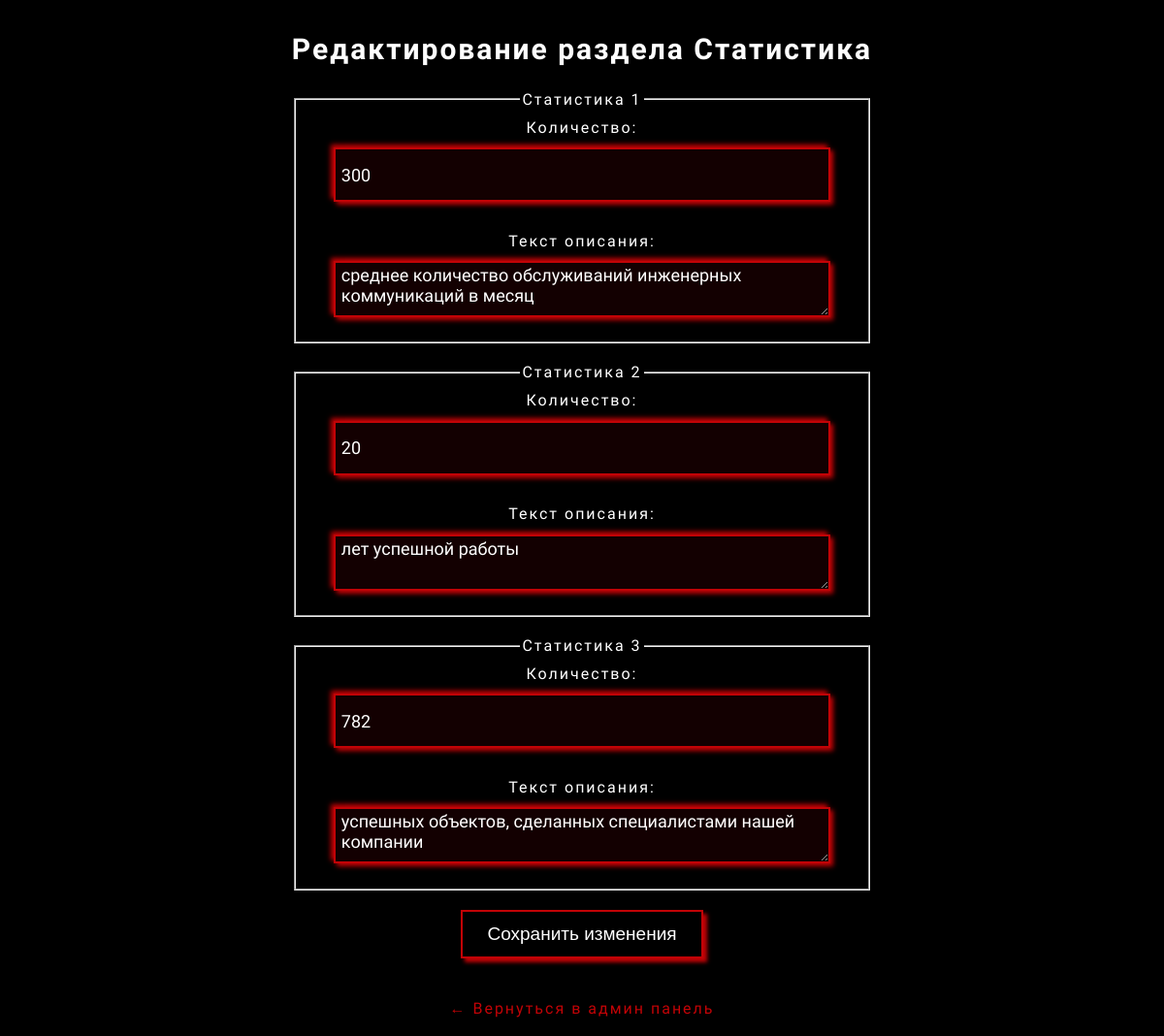
Page /admin/count_stats.php (signed in) on the committed database.
### tables this page shows
CREATE TABLE `count_stats` (
  `id` int(11) NOT NULL,
  `count_number` int(11) NOT NULL,
  `count_text` varchar(255) NOT NULL
);

### admin/count_stats.php (the view, shortened to what this page needs)
<?php
require_once '../includes/db.php';
$result = $mysql->query("SELECT * FROM count_stats ORDER BY id");
?>
<!DOCTYPE html>
<html lang="ru">
<head>
    <link rel="stylesheet" href="../assets/styles/style.css" />
</head>
<body>
<div class="edit">
    <h2>Редактирование раздела Статистика</h2>
    <form method="post" action="count_stats.php">
        <?php while ($row = $result->fetch_assoc()): ?>
            <fieldset style="margin-bottom: 20px; padding: 10px;">
                <legend>Статистика <?= $row['id'] ?></legend>
                <label>Количество:<br />
                    <input type="number" name="count_number[<?= $row['id'] ?>]" value="<?= htmlspecialchars($row['count_number']) ?>" required />
                </label><br /><br />
                <label>Текст описания:<br />
                    <textarea name="count_text[<?= $row['id'] ?>]" rows="3" required><?= htmlspecialchars($row['count_text']) ?></textarea>
                </label>
            </fieldset>
        <?php endwhile; ?>
        <button type="submit">Сохранить изменения</button>
    </form>
    <a class="out" href="admin.php">← Вернуться в админ панель</a>
</div>
</body>
</html>

### assets/styles/style.css (style rules this page uses)
h2 { font-family: "Georama", sans-serif; font-size: 40px; font-weight: 600; text-align: center; }
@media (max-width: 1500px) { h2 { font-size: 30px; } }
button { margin: 0 auto 5%; width: 303px; height: 60px; background-color: #000000; border: #C20306 2px solid; box-shadow: 4px 4px 4px #C20306; display: flex; justify-content: center; align-items: center; color: #FFFFFF; text-decoration: none; font-size: 21px; }
@media (max-width: 1500px) { button { width: 250px; height: 50px; font-size: 19px; } }
body { max-width: 1920px; background-color: #000000; font-family: "Georama", sans-serif; color: #FFFFFF; letter-spacing: 2px; font-weight: 400; }
@media (max-width: 1550px) { body { max-width: 1520px; } }
form { display: grid; }
input, textarea { padding-left: 1%; font-family: "Georama", sans-serif; font-size: 18px; color: #FFFFFF; margin: 2% auto; height: 50px; width: 500px; background-color: #130001; border: #C20306 2px solid; box-shadow: 3px 3px 5px #C20306, -3px -3px 5px #C20306; }
a { text-decoration: none; }
.edit { display: grid; justify-content: center; text-align: center; }
.out { color: #C20306; margin: 2% 5%; }

### rows in the picture
count_stats: id "1", count_number "300", id+count_text "среднее количество обслуживаний инженерных коммуникаций в месяц"
count_stats: id "2", count_number "20", id+count_text "лет успешной работы"
count_stats: id "3", count_number "782", id+count_text "успешных объектов, сделанных специалистами нашей компании"
